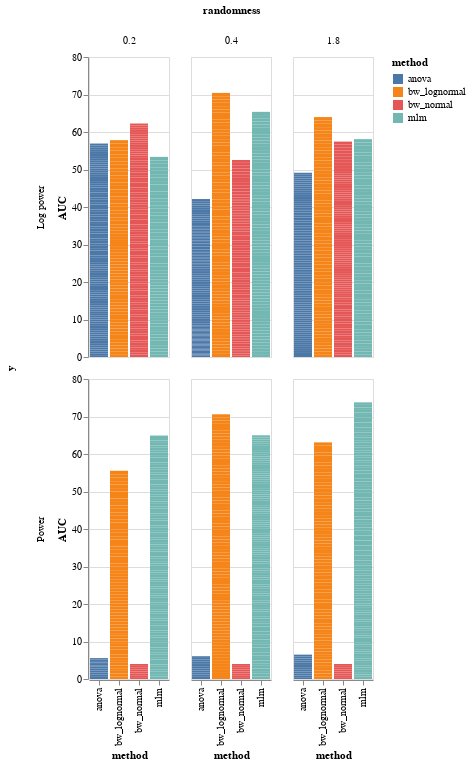

The notebook cell saved with this chart:
### Markdown cell above
## Non-Binary
For models that have CI

### Code cell
reload(model_comparison)
bars,roc=model_comparison.plot_roc(res,binary=False)
bars.facet(column='randomness', row='y')

### Figure 1 — Vega-Lite specification as saved in the notebook (floating-point values rounded to 4 significant figures; data arrays with more than 128 entries replaced by an {"elided": "..."} marker saying what was removed)
{"config": {"view": {"continuousWidth": 400, "continuousHeight": 300}}, "data": {"name": "data-8406eb1cb4e3515cda3d72edda25a820"}, "facet": {"column": {"type": "quantitative", "field": "randomness"}, "row": {"type": "nominal", "field": "y"}}, "spec": {"mark": "bar", "encoding": {"color": {"type": "nominal", "field": "method"}, "x": {"type": "nominal", "field": "method"}, "y": {"type": "quantitative", "field": "AUC"}}, "selection": {"selector082": {"type": "interval", "bind": "scales", "encodings": ["x", "y"]}}}, "$schema": "https://vega.github.io/schema/vega-lite/v4.8.1.json", "datasets": {"data-8406eb1cb4e3515cda3d72edda25a820": {"elided": "1635 records"}}}
